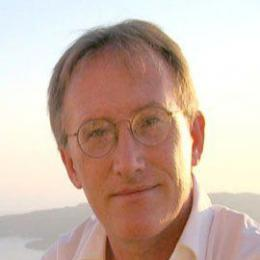
#> input picture field.jpg, 260 x 260 px
$ jupyter execute image-to-sound.ipynb   (shell and % lines are left out)   (older library calls are emulated)
#> lines starting #> are read from the running program, lines starting #| are printed output that depends on the picture; after the words box and inside, x2 and y2 are one past the last pixel; in counts of white or black regions, pixels touching at a corner belong together
[cell 1]
import PIL.ImageOps
from PIL import Image
import numpy as np
from skimage import feature
import sounddevice as sd
import matplotlib.pyplot as plt

%pylab inline

[cell 2]
def file_to_image(file):
#> called with file = 'field.jpg'
    img = Image.open(file)
#> img is the input picture: PIL image 260x260 RGB; mean R, G, B 202.5, 180, 167.4
    img = PIL.ImageOps.invert(img)
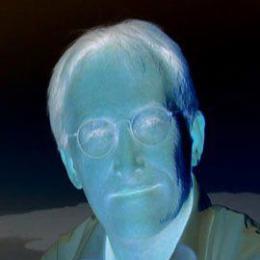
#> img: PIL image 260x260 RGB; mean R, G, B 52.5, 75, 87.6

    # [5 lines of commented-out code are left out]

    return np.array(img.convert('L'))
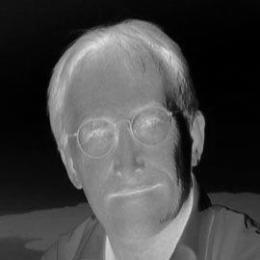
#> returned value: shape (260, 260); min 0, max 225, mean 69.7


def image_to_array(img):
    array = []
    for column in img:
        array += list(column)
    return np.asarray(array)


# Only add the position component if pixel is above threshold / on
def image_to_modified_array(img):
    ''' Add in component of y-value to frequency '''
    array = []
    height = len(img[0])
    for column in img:
        for i in range(height):
            pixel = column[i] + ((height - i) / height)
            array.append(pixel)
    return np.asarray(array)


def image_to_edges(image, sig):
#> called with sig = 1
    return np.array(feature.canny(image, sigma=sig), dtype=int)
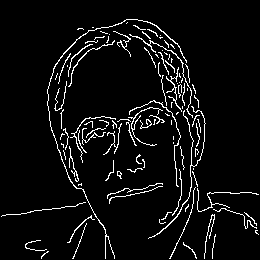
#> returned value: shape (260, 260) int64; values 0 (black) and 1 (white), 5.6% white in thin lines or dots

[cell 3]
def to_wave(frequency, samples):
    # Recall that a sinusoidal wave of frequency f has formula w(t) = A*sin(2*pi*f*t)
    wave = 10000 * np.sin(2 * np.pi * frequency * samples)

    # Convert it to wav format (16 bits)
    wav_wave = np.array(wave, dtype=np.int16)
    return wav_wave


def return_time(img_array, sample_rate):
    return float(len(img_array)) / float(sample_rate)


def return_samples(time):
    return np.arange(44100 * time) / 44100.0

[cell 4]
def return_sound_wave(image, sampling_rate):
    frequency = image_to_modified_array(image)
    time = return_time(frequency,sampling_rate)
    samples = return_samples(time)
    wave = to_wave(frequency, samples)
    return wave


def play(image, sampling_rate):
    wave = return_sound_wave(image, sampling_rate)
    sd.play(wave, blocking=True)

[cell 5]
fs = 44100
sd.default.samplerate = fs
sd.default.channels = 2

[cell 6]
image_file = ['cornell_logo.jpg','cornell_c.jpg','clocktower.jpg', 'field.jpg']
im = file_to_image(image_file[3])

[cell 7]
edges1 = image_to_edges(im,1)
edges3 = image_to_edges(im,3)
#> call 2 of image_to_edges, with sig = 3
#> in image_to_edges (call 2), `return np.array(feature.canny(image, sigma=sig), dtype=int)`:
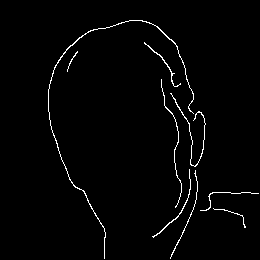
#> returned value: shape (260, 260) int64; values 0 (black) and 1 (white), 1.8% white in thin lines or dots, all inside (x1, y1, x2, y2) = (48, 20, 259, 259)
edges5 = np.array(feature.canny(im, sigma=5), dtype=int)
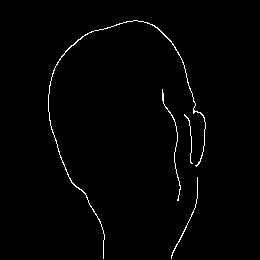
#> edges5: shape (260, 260) int64; values 0 (black) and 1 (white), 1.2% white in thin lines or dots, all inside (x1, y1, x2, y2) = (48, 20, 206, 259)

''' Plot image and example edgemaps '''
# display results
fig, (ax1, ax2, ax3, ax4) = plt.subplots(nrows=1, ncols=4, figsize=(9, 4), sharex=True, sharey=True)

ax1.imshow(im, cmap=plt.cm.jet)
ax1.axis('off')
ax1.set_title('noisy image', fontsize=15)

ax2.imshow(edges1, cmap=plt.cm.gray)
ax2.axis('off')
ax2.set_title('Canny filter, $\sigma=1$', fontsize=15)

ax3.imshow(edges3, cmap=plt.cm.gray)
ax3.axis('off')
ax3.set_title('Canny filter, $\sigma=3$', fontsize=15)

ax4.imshow(edges5, cmap=plt.cm.gray)
ax4.axis('off')
ax4.set_title('Canny filter, $\sigma=5$', fontsize=15)

fig.subplots_adjust(wspace=0.02, hspace=0.02, top=0.75,
                    bottom=0.02, left=0.02, right=0.98)

[cell 8]
# Sound of the original image
play(im, fs)
#> in image_to_modified_array, `height = len(img[0])`: height = 260
#> after the loop in image_to_modified_array, `for column in img:`: array = 67600 items
#> in return_sound_wave, `time = return_time(frequency,sampling_rate)`: time = 1.53

[cell 9]
# Sound of the canny edgemap, sigma = 1
play(edges1, fs)

[cell 10]
# Sound of the canny edgemap, sigma = 3
play(edges3, fs)

[cell 11]
# Sound of the canny edgemap, sigma = 5
play(edges5, fs)

[cell 12]
''' Set up for the screen recorder:
        Need to make sure that the device is Sounflower, not built-ins
'''

# for setting defaults
sd.query_devices()
#> (this line was passed over: sounddevice is not available in this run)
sd.default.device.intput = 1
sd.default.device.output = 2

# setting up for recording - setting to soundflower
sd.default.device = 3
sd.query_devices()
#> (this line was passed over: sounddevice is not available in this run)
